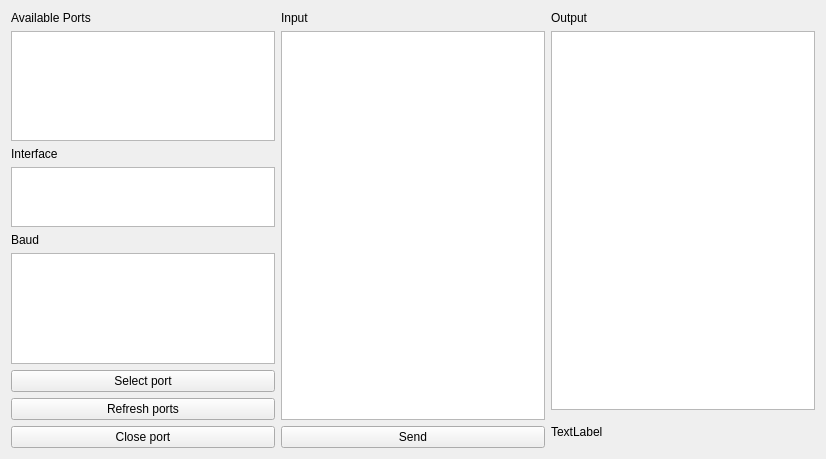
<?xml version="1.0" encoding="UTF-8"?>
<ui version="4.0">
 <class>RS485</class>
 <widget class="QWidget" name="RS485">
  <property name="geometry">
   <rect>
    <x>0</x>
    <y>0</y>
    <width>826</width>
    <height>459</height>
   </rect>
  </property>
  <property name="minimumSize">
   <size>
    <width>826</width>
    <height>278</height>
   </size>
  </property>
  <property name="windowTitle">
   <string>Form</string>
  </property>
  <layout class="QGridLayout" name="gridLayout_2">
   <item row="0" column="0">
    <layout class="QGridLayout" name="gridLayout">
     <item row="0" column="1">
      <layout class="QVBoxLayout" name="verticalLayout_3">
       <item>
        <widget class="QLabel" name="label_3">
         <property name="text">
          <string>Input </string>
         </property>
        </widget>
       </item>
       <item>
        <widget class="QTextEdit" name="input"/>
       </item>
       <item>
        <widget class="QPushButton" name="sendButton">
         <property name="text">
          <string>Send</string>
         </property>
        </widget>
       </item>
      </layout>
     </item>
     <item row="0" column="2">
      <layout class="QVBoxLayout" name="verticalLayout_2">
       <item>
        <widget class="QLabel" name="label">
         <property name="text">
          <string>Output</string>
         </property>
        </widget>
       </item>
       <item>
        <widget class="QTextEdit" name="output"/>
       </item>
       <item>
        <widget class="QLabel" name="portState">
         <property name="minimumSize">
          <size>
           <width>0</width>
           <height>32</height>
          </size>
         </property>
         <property name="text">
          <string>TextLabel</string>
         </property>
        </widget>
       </item>
      </layout>
     </item>
     <item row="0" column="0">
      <layout class="QVBoxLayout" name="verticalLayout">
       <item>
        <widget class="QLabel" name="label_2">
         <property name="text">
          <string>Available Ports</string>
         </property>
        </widget>
       </item>
       <item>
        <widget class="QListWidget" name="portSelect"/>
       </item>
       <item>
        <widget class="QLabel" name="label_4">
         <property name="text">
          <string>Interface</string>
         </property>
        </widget>
       </item>
       <item>
        <widget class="QListWidget" name="interfaceSelect">
         <property name="maximumSize">
          <size>
           <width>16777215</width>
           <height>60</height>
          </size>
         </property>
        </widget>
       </item>
       <item>
        <widget class="QLabel" name="label_5">
         <property name="text">
          <string>Baud</string>
         </property>
        </widget>
       </item>
       <item>
        <widget class="QListWidget" name="baudSelect"/>
       </item>
       <item>
        <widget class="QPushButton" name="selectButton">
         <property name="text">
          <string>Select port</string>
         </property>
        </widget>
       </item>
       <item>
        <widget class="QPushButton" name="portRefresh">
         <property name="text">
          <string>Refresh ports</string>
         </property>
        </widget>
       </item>
       <item>
        <widget class="QPushButton" name="closeButton">
         <property name="text">
          <string>Close port</string>
         </property>
        </widget>
       </item>
      </layout>
     </item>
    </layout>
   </item>
  </layout>
 </widget>
 <resources/>
 <connections/>
</ui>
